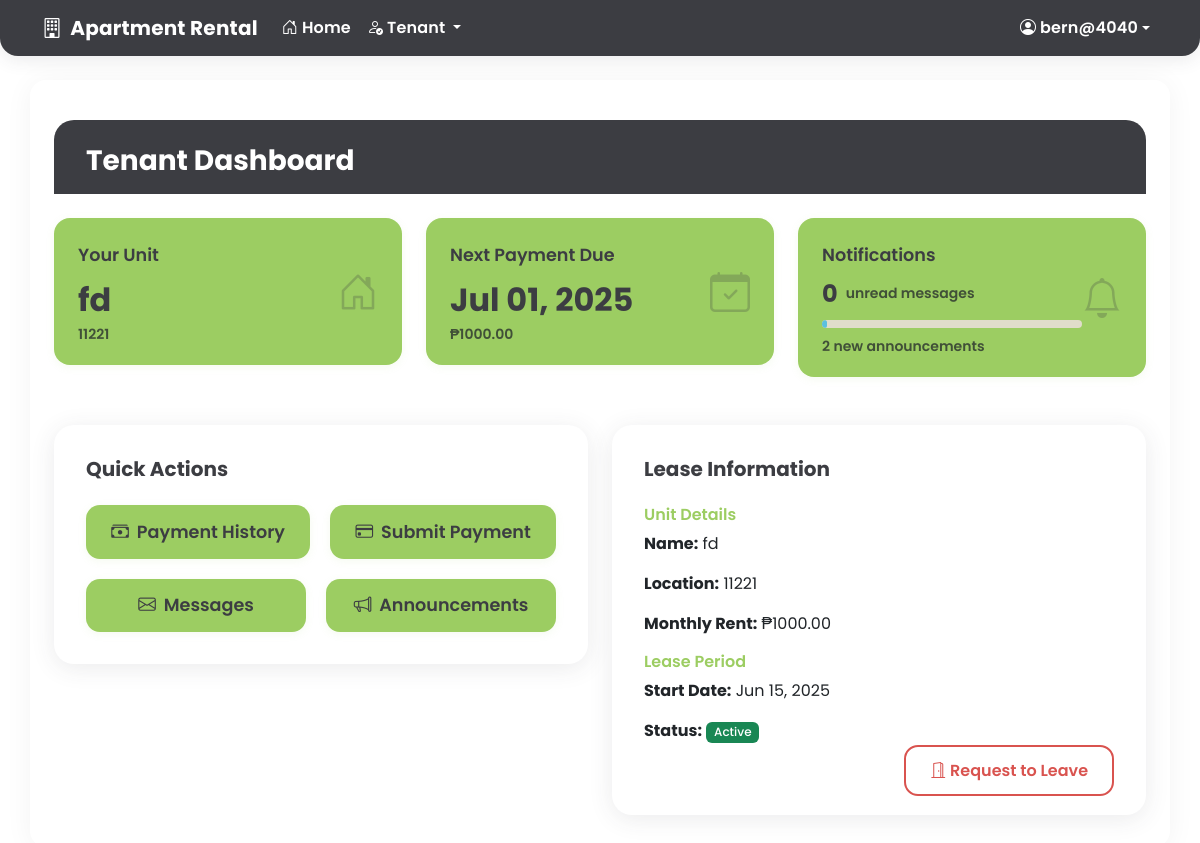
The page /tenant/dashboard/ (signed in) on the database as committed earlier.
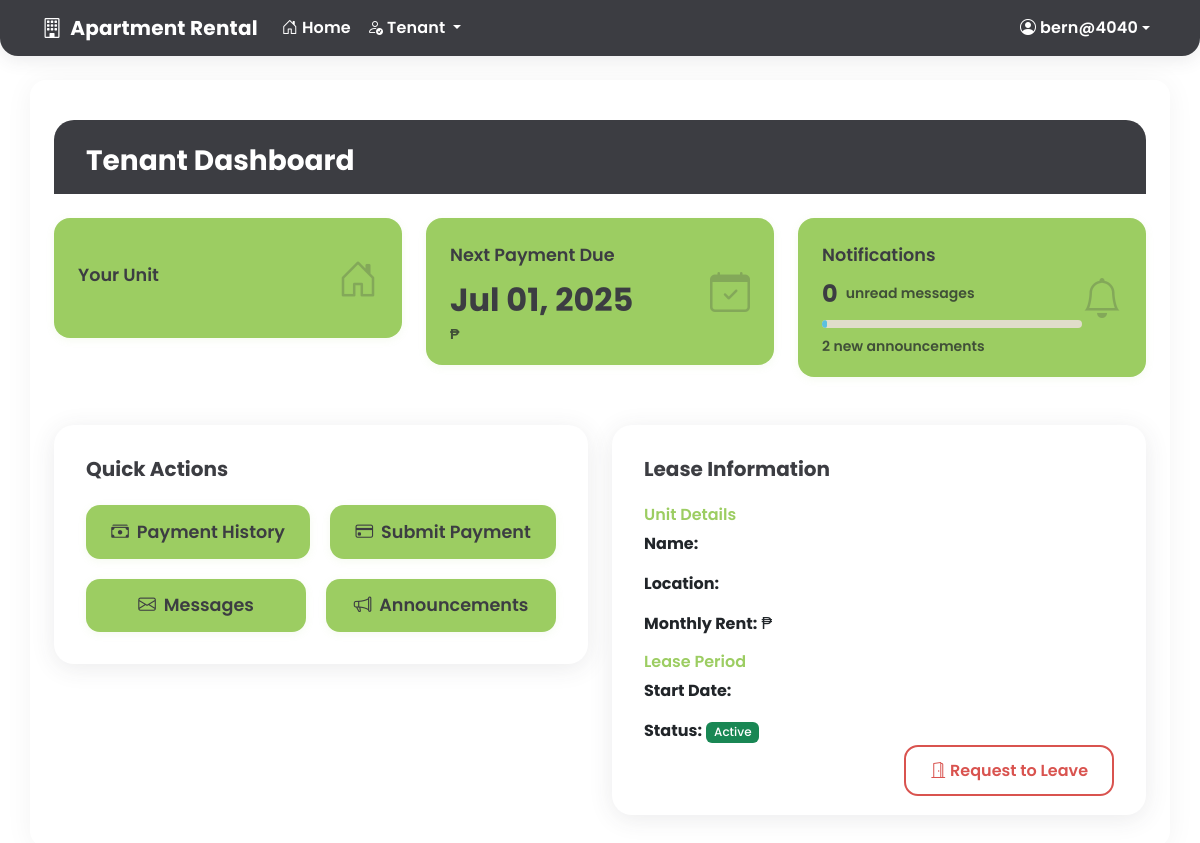
The same page on the database as committed later.
### core/models.py (models this page shows, shortened)
class Lease(models.Model):
    tenant = models.ForeignKey(User, on_delete=models.CASCADE)
    unit = models.ForeignKey(Unit, on_delete=models.CASCADE)
    start_date = models.DateField()
    end_date = models.DateField(blank=True, null=True)
    monthly_rent = models.DecimalField(max_digits=10, decimal_places=2)
    is_active = models.BooleanField(default=True)
    created_at = models.DateTimeField(auto_now_add=True)
    updated_at = models.DateTimeField(auto_now=True)

class Unit(models.Model):
    AVAILABLE = 1
    OCCUPIED = 2
    STATUS_CHOICES = (
        (AVAILABLE, 'Available'),
        (OCCUPIED, 'Occupied'),
    )
    name = models.CharField(max_length=100)
    description = models.TextField()
    monthly_price = models.DecimalField(max_digits=10, decimal_places=2)
    location = models.CharField(max_length=200)
    payment_inclusions = models.TextField()
    house_rules = models.TextField()
    status = models.PositiveSmallIntegerField(choices=STATUS_CHOICES, default=AVAILABLE)
    main_image = models.ImageField(upload_to='units/')
    created_at = models.DateTimeField(auto_now_add=True)
    updated_at = models.DateTimeField(auto_now=True)

### core/views.py (the view)
# urls.py: path('tenant/dashboard/', views.tenant_dashboard, name='tenant_dashboard'),
@login_required
def tenant_dashboard(request):
    if request.user.role != User.TENANT:
        return redirect('dashboard')
    lease = Lease.objects.filter(tenant=request.user, is_active=True).first()
    today = timezone.now().date()
    next_payment_due = today.replace(day=1) + timedelta(days=32)
    next_payment_due = next_payment_due.replace(day=1)
    unread_messages = Message.objects.filter(recipient=request.user, is_read=False).count()
    new_announcements = Announcement.objects.filter(
        Q(is_global=True) | Q(recipients=request.user),
        created_at__gte=timezone.now() - timedelta(days=7)
    )
    context = {
        'lease': lease,
        'next_payment_due': next_payment_due,
        'unread_messages': unread_messages,
        'new_announcements': new_announcements.count(),
    }
    return render(request, 'tenant/dashboard.html', context)

### templates/tenant/dashboard.html (shortened to what the changed rows need)
{% extends 'base.html' %}
{% block content %}
<div class="container tenant-dashboard-container">
    <div class="row">
        <div class="col-xl-4 col-md-6 mb-4">
            <div class="tenant-dashboard-stat-card">
                <div>
                    <div class="tenant-dashboard-stat-title">Your Unit</div>
                    <div class="tenant-dashboard-stat-value">{{ lease.unit.name }}</div>
                    <div class="text-muted small">{{ lease.unit.location }}</div>
                </div>
            </div>
        </div>
        <div class="col-xl-4 col-md-6 mb-4">
            <div class="tenant-dashboard-stat-card">
                <div>
                    <div class="tenant-dashboard-stat-title">Next Payment Due</div>
                    <div class="tenant-dashboard-stat-value">{{ next_payment_due|date:"M d, Y" }}</div>
                    <div class="text-muted small">₱{{ lease.monthly_rent }}</div>
                </div>
            </div>
        </div>
    </div>
    <div class="row">
        <div class="col-lg-6">
            <div class="tenant-dashboard-card">
                <div class="tenant-dashboard-body">
                    <div class="mb-3">
                        <h6 style="color:var(--kiwi-green);font-weight:600;">Unit Details</h6>
                        <p><strong>Name:</strong> {{ lease.unit.name }}</p>
                        <p><strong>Location:</strong> {{ lease.unit.location }}</p>
                        <p><strong>Monthly Rent:</strong> ₱{{ lease.monthly_rent }}</p>
                    </div>
                    <div class="mb-3">
                        <h6 style="color:var(--kiwi-green);font-weight:600;">Lease Period</h6>
                        <p><strong>Start Date:</strong> {{ lease.start_date|date:"M d, Y" }}</p>
                        {% if lease.end_date %}
                            <p><strong>End Date:</strong> {{ lease.end_date|date:"M d, Y" }}</p>
                        {% else %}
                            <p><strong>Status:</strong> <span class="badge bg-success">Active</span></p>
                        {% endif %}
                    </div>
                </div>
            </div>
        </div>
    </div>
</div>
{% endblock %}

Rows that differ between the two databases and show on the page:
removed Lease: unit.name "fd", unit.location "11221", monthly_rent "1000.00", start_date "Jun 15, 2025"
